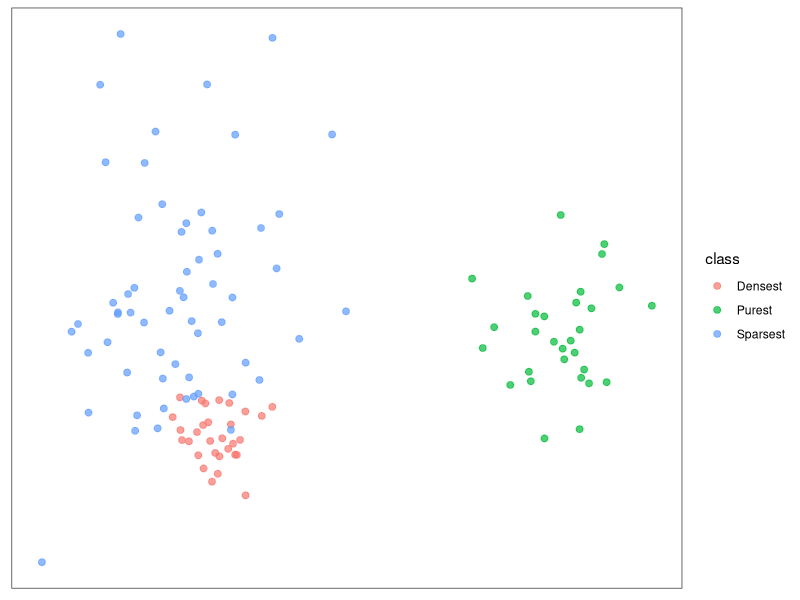

Write the R code that produced this figure.
# explain dense and pure

###*****************************
# INITIAL COMMANDS TO RESET THE SYSTEM
rm(list = ls())
if (is.integer(dev.list())){dev.off()}
cat("\014")
###*****************************


###*****************************
# Required 
library(tidyverse)
library(mvtnorm)
library("cowplot")
###*****************************

 
###*****************************
# Data sets
AA <- data.frame(rmvnorm(30, mean = c(5, 3), sigma = matrix(c(.7, 0, 0, .7), nrow = 2)), class = "Densest")
BB <- data.frame(rmvnorm(60, mean = c(4, 7), sigma = matrix(c(8, 0, 0, 8), nrow = 2)), class = "Sparsest")
CC <- data.frame(rmvnorm(30, mean = c(17, 6), sigma = matrix(c(3, 0, 0, 3), nrow = 2)), class = "Purest")

DF <- rbind(AA,BB,CC)
###*****************************


###*****************************
# Figure
fig01 <- ggplot2::ggplot(data = DF, aes(x=X1, y= X2, colour=class ))+
  geom_point(size = 2, alpha = 0.7)+
  theme_bw()+
  scale_fill_manual(values = c("#1b9e77", "#d95f02", "#7570b3") )+
  theme(axis.title=element_blank(),
        axis.text=element_blank(),
        axis.ticks=element_blank(),
        panel.grid.major = element_blank(), 
        panel.grid.minor = element_blank())

fig01

cowplot::save_plot(filename = "densePure.jpeg", plot = fig01, ncol= 1.33)
###*****************************